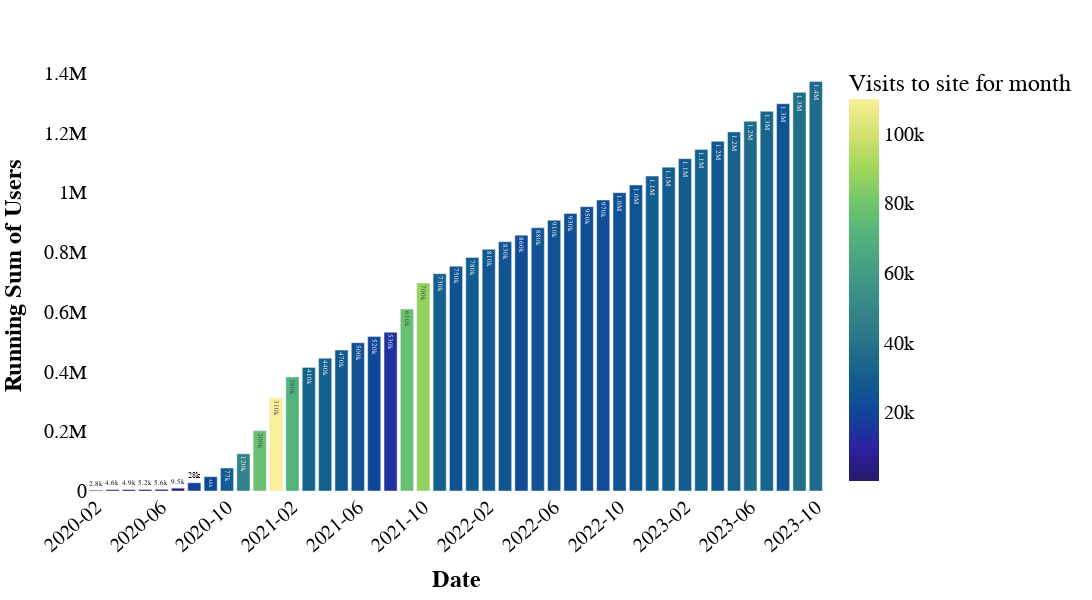

Notebook code cell kept with this figure:
### Code cell
fig = px.bar(graph_data, 
             x='date_str', 
             color='Sessions', 
             y='Running_Sum', 
             height=600, width=1900, 
             color_continuous_scale='haline',
             labels=  ({'Sessions': 'Visits to site for month'}),
             text_auto='.2s')

fig.update_xaxes(
    title='Date',
    type="category",
    ticklabelstep =2,
    tickangle = -40,
)

    
fig.update_layout(
    font_family="Arial",
    font_color="Black",
    font_size=20,
    yaxis_title='<b>Running Sum of Users<b>',
    xaxis_title='<b>Date<b>',
    plot_bgcolor='white',)



fig.show()
fig.write_html('plot.html')

### Figure 1 — Plotly figure (JSON) as saved in the notebook; plotly's stock layout.template omitted (floating-point values rounded to 4 significant figures)
{"data": [{"alignmentgroup": "True", "hovertemplate": "date_str=%{x}<br>Running_Sum=%{y}<br>Visits to site for month=%{marker.color}<extra></extra>", "legendgroup": "", "marker": {"color": [2795, 1833, 268, 264, 479, 3835, 18173, 20270, 29002, 47600, 77401, 110004, 70327, 31866, 30495, 27442, 24724, 20394, 14518, 77648, 87366, 31306, 24806, 29437, 27142, 25421, 22034, 24959, 24840, 23059, 22732, 22361, 24617, 25516, 30099, 29494, 28825, 30906, 27060, 31621, 35574, 33203, 25744, 38025, 36088], "coloraxis": "coloraxis", "pattern": {"shape": ""}}, "name": "", "offsetgroup": "", "orientation": "v", "showlegend": false, "textposition": "auto", "texttemplate": "%{y:.2s}", "type": "bar", "x": ["2020-02", "2020-03", "2020-04", "2020-05", "2020-06", "2020-07", "2020-08", "2020-09", "2020-10", "2020-11", "2020-12", "2021-01", "2021-02", "2021-03", "2021-04", "2021-05", "2021-06", "2021-07", "2021-08", "2021-09", "2021-10", "2021-11", "2021-12", "2022-01", "2022-02", "2022-03", "2022-04", "2022-05", "2022-06", "2022-07", "2022-08", "2022-09", "2022-10", "2022-11", "2022-12", "2023-01", "2023-02", "2023-03", "2023-04", "2023-05", "2023-06", "2023-07", "2023-08", "2023-09", "2023-10"], "xaxis": "x", "y": [2795, 4628, 4896, 5160, 5639, 9474, 27647, 47917, 76919, 124519, 201920, 311924, 382251, 414117, 444612, 472054, 496778, 517172, 531690, 609338, 696704, 728010, 752816, 782253, 809395, 834816, 856850, 881809, 906649, 929708, 952440, 974801, 999418, 1024934, 1055033, 1084527, 1113352, 1144258, 1171318, 1202939, 1238513, 1271716, 1297460, 1335485, 1371573], "yaxis": "y"}], "layout": {"barmode": "relative", "coloraxis": {"colorbar": {"title": {"text": "Visits to site for month"}}, "colorscale": [[0, "rgb(41, 24, 107)"], [0.09091, "rgb(42, 35, 160)"], [0.1818, "rgb(15, 71, 153)"], [0.2727, "rgb(18, 95, 142)"], [0.3636, "rgb(38, 116, 137)"], [0.4545, "rgb(53, 136, 136)"], [0.5455, "rgb(65, 157, 133)"], [0.6364, "rgb(81, 178, 124)"], [0.7273, "rgb(111, 198, 107)"], [0.8182, "rgb(160, 214, 91)"], [0.9091, "rgb(212, 225, 112)"], [1, "rgb(253, 238, 153)"]]}, "font": {"color": "Black", "family": "Arial", "size": 20}, "height": 600, "legend": {"tracegroupgap": 0}, "margin": {"t": 60}, "plot_bgcolor": "white", "width": 1900, "xaxis": {"anchor": "y", "autorange": true, "domain": [0, 1], "range": [-0.5, 44.5], "tickangle": -40, "ticklabelstep": 2, "title": {"text": "<b>Date<b>"}, "type": "category"}, "yaxis": {"anchor": "x", "autorange": true, "domain": [0, 1], "range": [0, 1444000.0], "title": {"text": "<b>Running Sum of Users<b>"}, "type": "linear"}}}
